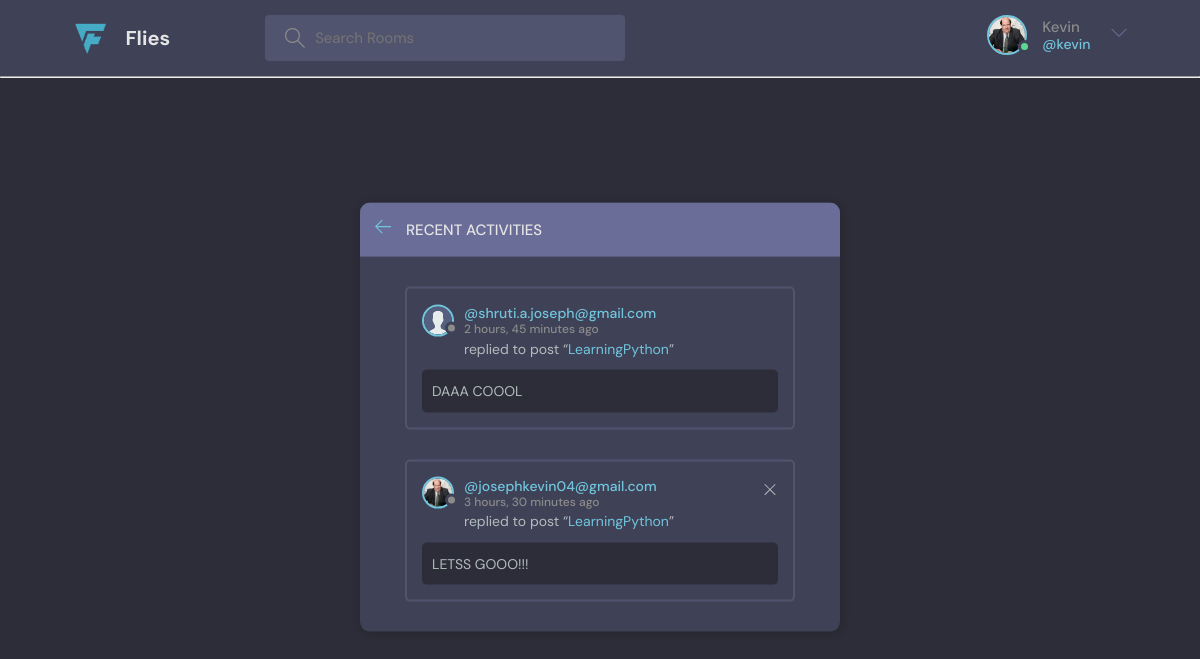
The page /activity/ (signed in) on the database its author committed.
### core/models.py (models this page shows)
class User(AbstractUser):
    name = models.CharField(max_length=50,null=True)
    email = models.EmailField(unique=True)
    bio = models.TextField(null=True)
    avatar = models.ImageField(null=True,default="avatar.svg")
    USERNAME_FIELD = 'email'
    REQUIRED_FIELDS= []

class Message(models.Model):
    user = models.ForeignKey(User, on_delete=models.CASCADE)
    room = models.ForeignKey(Room, on_delete=models.CASCADE)
    body = models.TextField()
    updated = models.DateTimeField(auto_now=True)
    created = models.DateTimeField(auto_now_add=True)
    class Meta:
        ordering = ['-updated','-created']
    def __str__(self):
        return self.body[0:50]

class Room(models.Model):
    host = models.ForeignKey(User, on_delete=models.SET_NULL, null=True)
    topic = models.ForeignKey(Topic, on_delete=models.SET_NULL, null=True)
    name = models.CharField(max_length=200)
    description = models.TextField(null=True, blank=True)
    members = models.ManyToManyField(User,related_name="members",blank=True)
    updated = models.DateTimeField(auto_now=True)
    created = models.DateTimeField(auto_now_add=True)
    class Meta:
        ordering = ['-updated','-created']
    def __str__(self):
        return self.name

### core/views.py (the view)
# urls.py: path('activity/', views.activityPage, name='activity'),
@login_required(login_url='login')
def activityPage(request):
    grpmessages = Message.objects.all()[0:4]
    context={'grpmessages':grpmessages}
    return render(request,'core/mobactivity.html',context)

### core/templates/core/mobactivity.html
{% extends 'base.html' %} {% block content %}
<main class="layout">
  <div class="container">
    <div class="layout__box">
      <div class="layout__boxHeader">
        <div class="layout__boxTitle">
          <a href="{% url 'home' %}">
            <svg
              version="1.1"
              xmlns="http://www.w3.org/2000/svg"
              width="32"
              height="32"
              viewBox="0 0 32 32"
            >
              <title>arrow-left</title>
              <path
                d="M13.723 2.286l-13.723 13.714 13.719 13.714 1.616-1.611-10.96-10.96h27.625v-2.286h-27.625l10.965-10.965-1.616-1.607z"
              ></path>
            </svg>
          </a>
          <h3>Recent Activities</h3>
        </div>
      </div>
      {% for message in grpmessages %}
      <div class="activities-page layout__body">
        <div class="activities__box">
          <div class="activities__boxHeader roomListRoom__header">
            <a
              href="{% url 'profile' message.user.id %}"
              class="roomListRoom__author"
            >
              <div class="avatar avatar--small">
                <img src="{{message.user.avatar.url}}" />
              </div>
              <p>
                @{{message.user}}
                <span>{{message.created|timesince}} ago</span>
              </p>
            </a>
            {% if request.user == message.user %}
            <div class="roomListRoom__actions">
              <a href="{% url 'delete-message' message.id %}">
                <svg
                  version="1.1"
                  xmlns="http://www.w3.org/2000/svg"
                  width="32"
                  height="32"
                  viewBox="0 0 32 32"
                >
                  <title>remove</title>
                  <path
                    d="M27.314 6.019l-1.333-1.333-9.98 9.981-9.981-9.981-1.333 1.333 9.981 9.981-9.981 9.98 1.333 1.333 9.981-9.98 9.98 9.98 1.333-1.333-9.98-9.98 9.98-9.981z"
                  ></path>
                </svg>
              </a>
            </div>
            {% endif %}
          </div>
          <div class="activities__boxContent">
            <p>
              replied to post “<a href="{% url 'room' message.room.id %}"
                >{{message.room}}</a
              >”
            </p>
            <div class="activities__boxRoomContent">{{message}}</div>
          </div>
        </div>
      </div>
      {% endfor %}
    </div>
  </div>
</main>
{% endblock %}

### templates/navbar.html (shortened to what this page needs)
{% load static %}
<header class="header header--loggedIn">
    <div class="container">
      <a href="{% url 'home' %}" class="header__logo">
        <img src="{% static 'images/logo.png' %}" />
        <h1>Flies</h1>
      </a>
      <form method="GET" action="{% url 'home' %}" class="header__search">
        <label>
          <input type="text" name="q" placeholder="Search Rooms" />
        </label>
      </form>
      <nav class="header__menu">
        {% if request.user.is_authenticated %}
        <div class="header__user">
          <a href="{% url 'profile' user.id %}">
            <div class="avatar avatar--medium active">
              <img src="{{request.user.avatar.url}}" />
            </div>
            <p>{{request.user.name}} <span>@{{request.user.username}}</span></p>
          </a>
          <button class="dropdown-button">
            <svg version="1.1" xmlns="http://www.w3.org/2000/svg" width="32" height="32" viewBox="0 0 32 32">
              <title>chevron-down</title>
              <path d="M16 21l-13-13h-3l16 16 16-16h-3l-13 13z"></path>
            </svg>
          </button>
        </div>
        {% else %}
        <a href="{% url 'login' %}">
          <img src="{% static 'images/avatar.svg' %}" />
          <p>Login</p>
        </a>
        {% endif %}
      </nav>
    </div>
  </header>
<hr>

### rows shown on the page
User: user.avatar (picture), user.name "Kevin", user.username "kevin"
Message: user.avatar (placeholder picture), user "shruti.a.joseph@gmail.com", created "2 hours, 45 minutes", room "LearningPython", body "DAAA COOOL"
Message: user.avatar (picture), user "josephkevin04@gmail.com", created "3 hours, 30 minutes", room "LearningPython", body "LETSS GOOO!!!"
